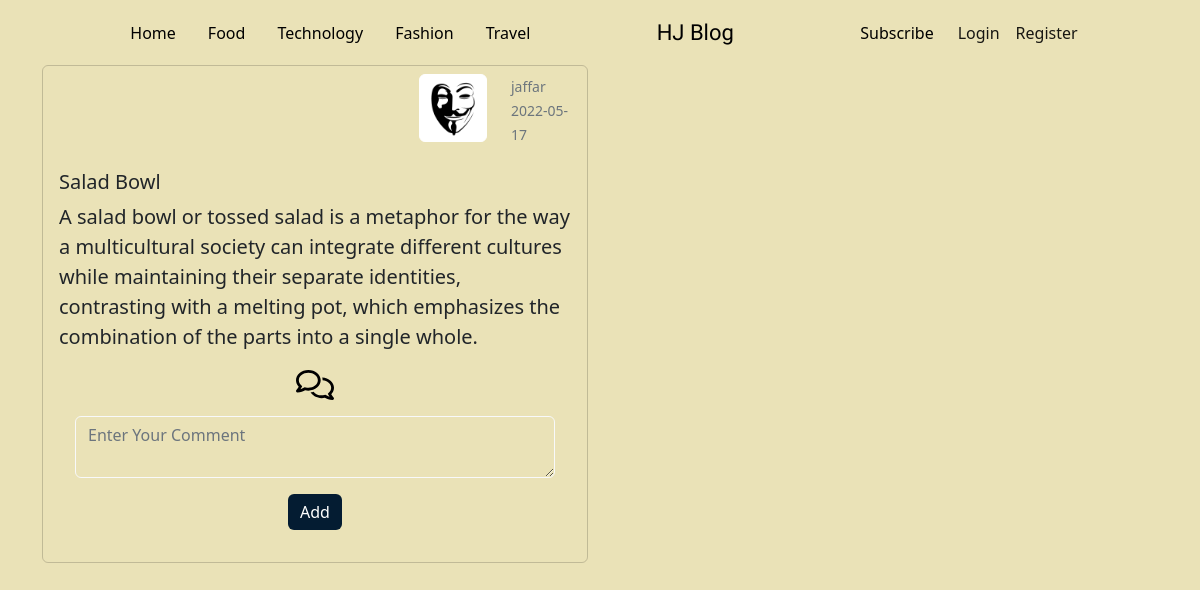
Before: /comments/1 with the older database file.
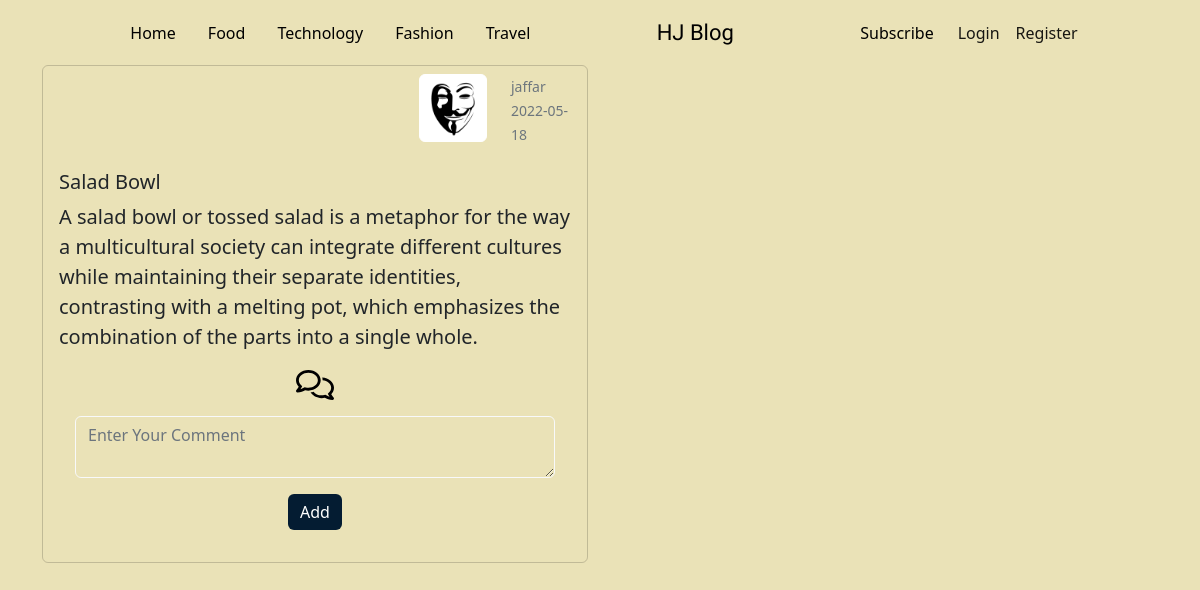
After: the same page with the newer database file.
### app/models.py (models this page shows, shortened)
class Posts(db.Model):
  __tablename__ = 'posts'
  id=db.Column(db.Integer,primary_key=True)
  title=db.Column(db.String,nullable=False)
  description=db.Column(db.String,nullable=False)
  content=db.Column(db.String,nullable=False)
  blog_image=db.Column(db.String,nullable=False,)
  category= db.Column(db.String,nullable=False)
  date_created = db.Column(db.DateTime, nullable=False, default=datetime.utcnow)
  user_id = db.Column(db.Integer, db.ForeignKey('user.id'), nullable=False)
  comments = db.relationship('Comments',backref = 'posts',lazy = True)

### app/posts/routes.py (the view)
@posts.route('/comments/<id>',methods=['POST', 'GET'])
def comments(id):
    form = CommentsForm()
    posts = Posts.query.filter_by(id=id).first()
    if form.validate_on_submit():
        comment=Comments(comment=form.content.data,post_id=posts.id)
        db.session.add(comment)
        db.session.commit()
        flash('Your comment was added successfully','success')
        return redirect(url_for('main.home'))
    form.content.data = ""
    return render_template('comments.html', form=form , posts=posts)

### app/posts/forms.py
class CommentsForm(FlaskForm):
    content=TextAreaField('Content', validators=[DataRequired()])
    submit = SubmitField('Add')

### app/templates/comments.html (shortened to what this page needs)
{% extends 'layout.html' %}
{% block body %}
<div class="container">
    <div class="row row-cols-1 row-cols-md-2 g-4">
      <div class="col ">
        <div class="card">
            <div class="row  p-2">
                <div class="col-md-8"></div>
              <div class="col-md-2">
                  <img src="{{url_for('static', filename='/profiles/'+posts.author.image_file)}}" class="img-thumbnail img-fluid border border-white" alt="Profile picture" >
              </div>
              <div class="col-md-2 mx-auto mt-auto mb-auto text-muted">
                  <small>{{posts.author.username}}</small>
                  <br>
                  <small>{{posts.date_created.strftime('%Y-%m-%d')}}</small>
              </div>
            </div>
          <div class="card-body">
            <h5 class="card-title">{{posts.title}}</h5>
            <p class="card-text lead">{{posts.description}}</p>
            <div class="d-flex justify-content-around">
              <a  data-bs-toggle="collapse" href="#comments{{posts.id}}" class="lead text-decoration-none ">
                <img src="{{url_for('static',filename='/assets/comment.svg')}}" height="30" alt="">
              </a>
            </div>
            <div id="comments{{posts.id}}">
              <div class="m-3">
                <form action="" method="post">
                  <div class="form-group">
                          {% if form.content.errors %}
                          {{form.content(class='form-control is-invalid')}}
                              {% for error in form.email.errors %}
                                  <div class="invalid-feedback">
                                      {{error}}
                                  </div>
                              {% endfor %}
                      {% else %}
                          {{form.content(class='form-control bg-transparent border border-light',placeholder='Enter Your Comment')}}
                      {% endif %}
                  </div>
                  <div class="text-center mt-3">
                    {{form.submit(class='btn btn-outline post_submit')}}
                </div>
              </div>
            </div>
          </div>
        </div>
      </div>
</div>
{% endblock %}

Changed rows visible on the page:
changed Posts "Salad Bowl": date_created "2022-05-17" → "2022-05-18"
